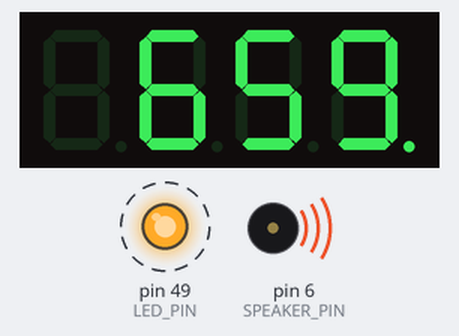
A sketch run on a simulated Arduino Mega 2560, built with avr-gcc and run on an emulated ATmega2560. Parts: 4-digit seven-segment display, output pins drawn as LEDs (lit = HIGH), buzzer (waves = sounding). Dashed ring = blinking.

Above: at 0.2 s.
At 18.12 s:
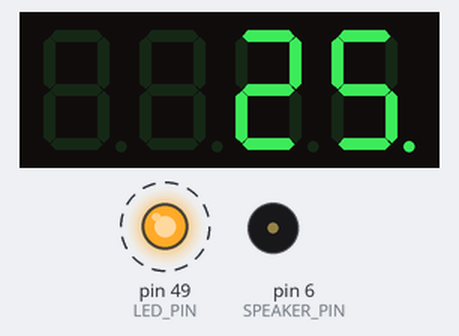
At 26.48 s:
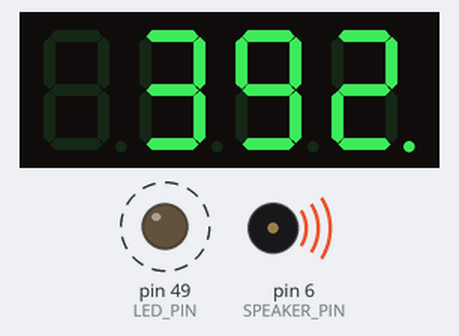
At 36.6 s:
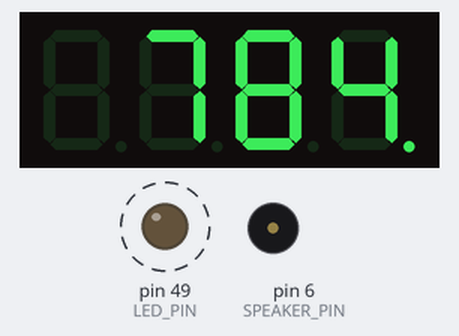
Timing chart, 0 to 40.0 s (numbered marks = the images above):
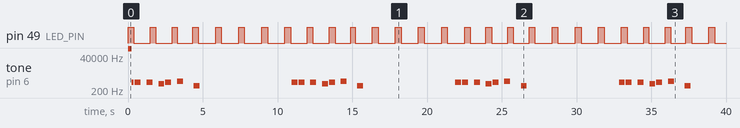

Measured:
- by itself, pin 49 (LED_PIN): alternates HIGH for 0.39 s and LOW for 1.1 s
- by itself, tone on pin 6 (SPEAKER_PIN): plays 125000 Hz for 0.26 s, 658 Hz for 0.14 s, 658 Hz for 0.40 s, 658 Hz for 0.40 s, 521 Hz for 0.40 s, 658 Hz for 0.40 s … (29 notes in this stretch)

The sketch:

Lab3-DDS-5.ino
```cpp
/**
 * @file Lab3_DDS-5.ino
 * @author Anna Mai (2165101)
 * @author Paria Naghavi (1441396)
 * @date 28-July-2023
 * @brief UW ECE 474 Lab 3 Assignment
 *
 * A Data-Driven Scheduler that runs 3 tasks simultaneously:
 * - Flashing an LED on for 250ms and off for 750ms
 * - Playing the intro to the Super Mario Bros. theme song repeatedly, with 4 seconds of silence between each play
 * - Updating a seven segment display based on the current song state
 *   - When playing, the frequency will be displayed
 *   - When not playing, the display will countdown until the next song is played by 1 every 100ms
 */

#include "SevSeg.h" // Offers basic macros for streamlined usage of the seven segment display
SevSeg sevseg; //Instantiate a seven segment controller object

/**
 * @def LED_DDR
 * @brief This macro defines the DDR corresponding to the LED pin.
 */
#define LED_DDR   DDRL
/**
 * @def LED_PORT
 * @brief This macro defines the Port Register corresponding to the LED pin.
 */
#define LED_PORT  PORTL
/**
 * @def LED_PIN
 * @brief The pin number (49) the LED is connected to as represented by the Arduino hardware.
 */
#define LED_PIN   PL0 // pin 49


/**
 * @def SPEAKER_DDR
 * @brief This macro defines the DDR corresponding to the Speaker pin.
 */
#define SPEAKER_DDR  DDRH
/**
 * @def SPEAKER_DDR
 * @brief This macro defines the Port Register corresponding to the Speaker pin.
 */
#define SPEAKER_PORT PORTH
/**
 * @def SPEAKER_DDR
 * @brief The pin number (6) the LED is connected to as represented by the Arduino hardware.
 */
#define SPEAKER_PIN  PH3 // pin 6

/**
 * @def E
 * @brief The frequency (in Hz) to play for the note E5.
 */
#define E 659
/**
 * @def C
 * @brief The frequency (in Hz) to play for the note C5.
 */
#define C 523
/**
 * @def G
 * @brief The frequency (in Hz) to play for the note G5.
 */
#define G 784
/**
 * @def g
 * @brief The frequency (in Hz) to play for the note G4.
 */
#define g 392
/**
 * @def R
 * @brief The frequency (in Hz) to play during a rest.
 */
#define R 0

/**
 * @def MAX_SIZE
 * @brief The size of array to initialize for the scheduler's task list.
 */
#define MAX_SIZE 10

/**
 * @brief Timer Counter.
 *
 * Stores how long (in ms) it has been since the program started running.
 * Is used to implement time-based functionalities in the program.
 */
unsigned long timerCounter = 0;
/**
 * @brief Current Task Identifier.
 *
 * Represents the index of what task is being run in the scheduler.
 */
int currentTask = 0;
/**
 * @brief Flag indicating whether music is currently playing or not.
 */
bool musicPlaying = false;
/**
 * @brief Timestamp of the start of a downtime period.
 *
 * The initial value of -1000 is to ensure that the first instance of downtime is processed properly.
 */
long downtimeStart = -1000;

/**
 * @enum TaskState
 * @brief The various states a task can be in.
 */
enum TaskState {
  READY,    /**< Task is ready to run. */
  RUNNING,  /**< Task is currently executing. */
  SLEEPING, /**< Task is waiting for a specific event or time. */
  DEAD      /**< Task has been terminated. */
};

/**
 * @struct TCB
 * @brief Template for defining characteristics of a task (Thread Control Block).
 */
struct TCB {
  int pid;            /**< Process ID of the task. */
  void* function;     /**< Function pointer of the task. */
  int state;          /**< Current state of the task. */
  int timesRestarted; /**< Number of times the task was restarted. */
} TCB_struct;

/**
 * @brief Array of TCB structures for process control.
 */
struct TCB taskScheduler[MAX_SIZE];
/**
 * @brief Array of TCB structures for terminated tasks.
 */
struct TCB deadTaskList[MAX_SIZE];


/**
 * @brief Initializes pins, timers, and tasks during setup.
 */
void setup() {
  // Configuring settings of the seven segment display to match with the hardware.
  byte numDigits = 4;
  byte digitPins[] = {22, 23, 24, 25};
  byte segmentPins[] = {26, 27, 28, 29, 30, 31, 32, 33};
  bool resistorsOnSegments = false; // resistors are on digit pins
  byte hardwareConfig = COMMON_CATHODE;
  bool updateWithDelays = false;
  bool leadingZeros = false; // no leading zeroes
  bool disableDecPoint = true; // decimal point not used

  // Set pins as outputs to corresponding DDR
  bit_set(LED_DDR, LED_PIN);
  bit_set(SPEAKER_DDR, SPEAKER_PIN);

  // Set Waveform Generation bits (WGM) to Fast PWM mode to timer 4
  TCCR4A = (1 << WGM41) | (1 << WGM40);
  TCCR4B = (1 << WGM43) | (1 << WGM42);

  // Set Output Compare A (OC4A)
  TCCR4A |= (1 << COM4A0) | (1 << COM4B0) | (1 << COM4C0);
  TCCR4A &= ~(1 << COM4A1) | ~(1 << COM4B1) | ~(1 << COM4C1);

  // Set Timer/Counter4 prescaler to 64 (desired frequency range)
  TCCR4B |= (1 << CS41) | (1 << CS40);

  // Initialize the seven-segment display using the SevSeg library
  sevseg.begin(hardwareConfig, numDigits, digitPins, segmentPins, resistorsOnSegments,
  updateWithDelays, leadingZeros, disableDecPoint);
  sevseg.setBrightness(100);

  // Initialize first task
  taskScheduler[0].pid = 0;
  taskScheduler[0].function = flashExternalLED;
  taskScheduler[0].state = READY;
  taskScheduler[0].timesRestarted = 0;

  // Initialize second task
  taskScheduler[1].pid = 1;
  taskScheduler[1].function = playSpeaker;
  taskScheduler[1].state = READY;
  taskScheduler[1].timesRestarted = 0;

  // Initialize third task
  taskScheduler[2].pid = 2;
  taskScheduler[2].function = updateDisplay;
  taskScheduler[2].state = READY;
  taskScheduler[2].timesRestarted = 0;
}

/**
 * @brief Controls the execution of tasks based on the process list and scheduler.
 */
void loop() {
  while(1) {
    scheduler();    // Run the scheduler to manage task execution
    timerCounter++; // Increment the timer counter to measure elapsed time
    delay(1);       // Introduce a 1ms delay between each loop iteration
  }
}

/**
 * @brief Flashes the LED connected to pin 49 on for 250ms and off for 750ms
 */
void flashExternalLED() {
  const int onInterval = 250;
  int interval = 1000;   // Total interval (1s)

  // Calculate the remainder of the division of timerCounter by interval to determine when to turn the LED on or off.
  if (timerCounter % interval <= onInterval) {
    bit_set(LED_PORT, LED_PIN); // Turn the LED on
  } else {
    bit_clear(LED_PORT, LED_PIN); // Turn the LED off
  }
}

/**
 * @brief Cycles through a melody array and returns the next frequency to play.
 * @return The frequency (in Hz) of the next note to be played in the melody.
 */
int songCycle() {
  // Melody and beats arrays represent the notes and their durations
  int melody[] = {E, R, E, R, R, E, R, R, C, R, E, R, R, G, R, R, R, g, R};
  int beats[]  = {5, 1, 5, 1, 5, 5, 1, 5, 5, 1, 5, 1, 5, 5, 1, 5, 5, 5, 80};
  int melodyLength = sizeof(melody) / sizeof(melody[0]);

  // Static variables for keeping track of the current note and time since a note started playing
  static long currentTime = timerCounter;
  static int noteIndex;

  // Calculate the duration of the current note in milliseconds
  int noteDuration = 50 * beats[noteIndex];

  // Retrieve the frequency of the next note to be played
  int freq = melody[noteIndex];

  // Play the note for its specified duration
  // If the elapsed time since the last note is greater than or equal to the duration,
  // move to the next note and update the current time
  if (timerCounter - currentTime >= noteDuration) {
    noteIndex = (noteIndex + 1) % melodyLength;
    currentTime = timerCounter;
  }

  // Check if the last note in the melody has been reached
  if (noteIndex == (melodyLength - 1)) {
    musicPlaying = false; // Set the musicPlaying flag to false as the melody is complete
    // Check if it's been more than 4 seconds since the melody ended
    // and update the downtimeStart timestamp if necessary
    if (timerCounter - downtimeStart >= 4000) {
      downtimeStart = timerCounter;
    }
  } else {
    musicPlaying = true; // Set the musicPlaying flag to true as there are more notes to play
  }
  return freq; // Return the frequency of the next note to be played
}

/**
 * @brief Plays a theme from a song and introduces a sleep interval of 4s between plays.
 */
void playSpeaker() {
  // extract freq from songCycle
  int freq = songCycle();
  //Check if the frequency is 0 (rest) or a valid musical note
  if (freq == 0) {
  // If the frequency is 0 (rest), set OCR4A to 0 to produce silence (no sound)
    OCR4A = 0;
  } else {
  // If the frequency is a valid musical note, calculates the value of OCR4A  based on the frequency.
  // OCR4A controls the output frequency of the speaker
    OCR4A = (F_CPU / (64UL * freq)) / 2; //The value of OCR4A is set according to the frequency returned from speakerCycle()
  }
}

/**
 * @brief Updates the content displayed on the seven-segment display.
 */
void updateDisplay() {
  int downtime = 40; // Downtime in deciseconds (used when music is not playing)

  if (musicPlaying) {
    // If music is playing, retrieve the frequency of the next note from the songCycle() function
    int freq = songCycle();
    if (freq != 0) {
      // Display the frequency in Hz if the current note isn't a rest
      sevseg.setNumber(freq, 0);
    }
  } else {
    // If music is not playing, calculate the elapsed time in deciseconds since the downtime started
    int deciSecondsElapsed = downtime - ((timerCounter - downtimeStart) / 100);
    // Display the remaining downtime on the 7-Segment display
    sevseg.setNumber(deciSecondsElapsed, 0);
  }
  // Refresh the display to update the content shown on the 7-Segment display
  sevseg.refreshDisplay(); // Must run repeatedly
}

/**
 * @brief Function pointer to execute any given task.
 * @param function A function pointer to the task or function that needs to be executed.
 *                 The function should have a void return type and take no parameters.
 */
void function_ptr(void* function()) {
  function(); // Invoke the function passed as parameter here
}

/**
 * @brief Allows a task to terminate itself by manipulating its TCB.
 *
 * This changes the task state to DEAD and removes itself from the taskScheduler
 * and moved into deadTaskList, which allows for future referencing.
 */
void task_self_quit() {
  // Set the current task's state to DEAD in the taskScheduler
  taskScheduler[currentTask].state = DEAD;

  // Move this task to the deadTaskList
  deadTaskList[currentTask] = taskScheduler[currentTask];

  // Shift down the remaining tasks in taskScheduler to remove the terminated task
  for (int i = currentTask; i < MAX_SIZE - 1; i++) {
    taskScheduler[i] = taskScheduler[i + 1];
  }
  // Clear the last element of taskScheduler since it's a duplicate of the previous one
  taskScheduler[MAX_SIZE - 1].pid = NULL;
  taskScheduler[MAX_SIZE - 1].function = NULL;
  taskScheduler[MAX_SIZE - 1].state = NULL;
  taskScheduler[MAX_SIZE - 1].timesRestarted = NULL;
}

/**
 * @brief Allows a task to start up another task by changing its status from DEAD to READY.
 *
 * This also removes the task from deadTaskList, and it to taskScheduler
 * while also incrementing the the task's timesRestarted parameter by 1.
 *
 * @param task A pointer to the Task Control Block (TCB) of the task to be started.
 */
void task_start(TCB* task) {
  // Find the first null entry in the taskScheduler
  int firstNullIndex;
  for (int i = 0; i < MAX_SIZE; i++) {
    if (taskScheduler[i].function == NULL) {
      firstNullIndex = i;
      break;
    }
  }

  // Set the desired task's state to READY and move it to the taskScheduler
  task->state = READY;
  task->timesRestarted++;
  taskScheduler[firstNullIndex] = *task;

  // Clear the task from the deadTaskList
  deadTaskList[currentTask].pid = NULL;
  deadTaskList[currentTask].function = NULL;
  deadTaskList[currentTask].state = NULL;
  deadTaskList[currentTask].timesRestarted = NULL;
}

/**
 * @brief Schedules and executes tasks from the taskScheduler.
 */
void scheduler(){
  // Iterate through the taskScheduler and process each task
  while (taskScheduler[currentTask].function != NULL) {
    if (taskScheduler[currentTask].state != SLEEPING) {
      // Execute the task's associated function using function_ptr
      function_ptr(taskScheduler[currentTask].function);
      // Change the task's state to RUNNING during its execution
      taskScheduler[currentTask].state = RUNNING;
    }
    currentTask++; // Move to the next task in the taskScheduler
  }
  currentTask = 0; // Reset the currentTask to the beginning for the next scheduling cycle
}

/**
 * @brief Set a bit to 1 in the given register at the specified bit position.
 * @param[in, out] reg The register in which the bit is to be set to 1.
 * @param[in] bit The bit position (0 to 7) to set to 1 in the register.
 */
void bit_set(volatile uint8_t& reg, uint8_t bit) {
  reg |= (1 << bit);
}

/**
 * @brief Set a bit to 0 in the given register at the specified bit position.
 * @param[in, out] reg The register in which the bit is to be set to 0.
 * @param[in] bit The bit position (0 to 7) to set to 0 in the register.
 */
void bit_clear(volatile uint8_t& reg, uint8_t bit) {
  reg &= ~(1 << bit);
}
```
